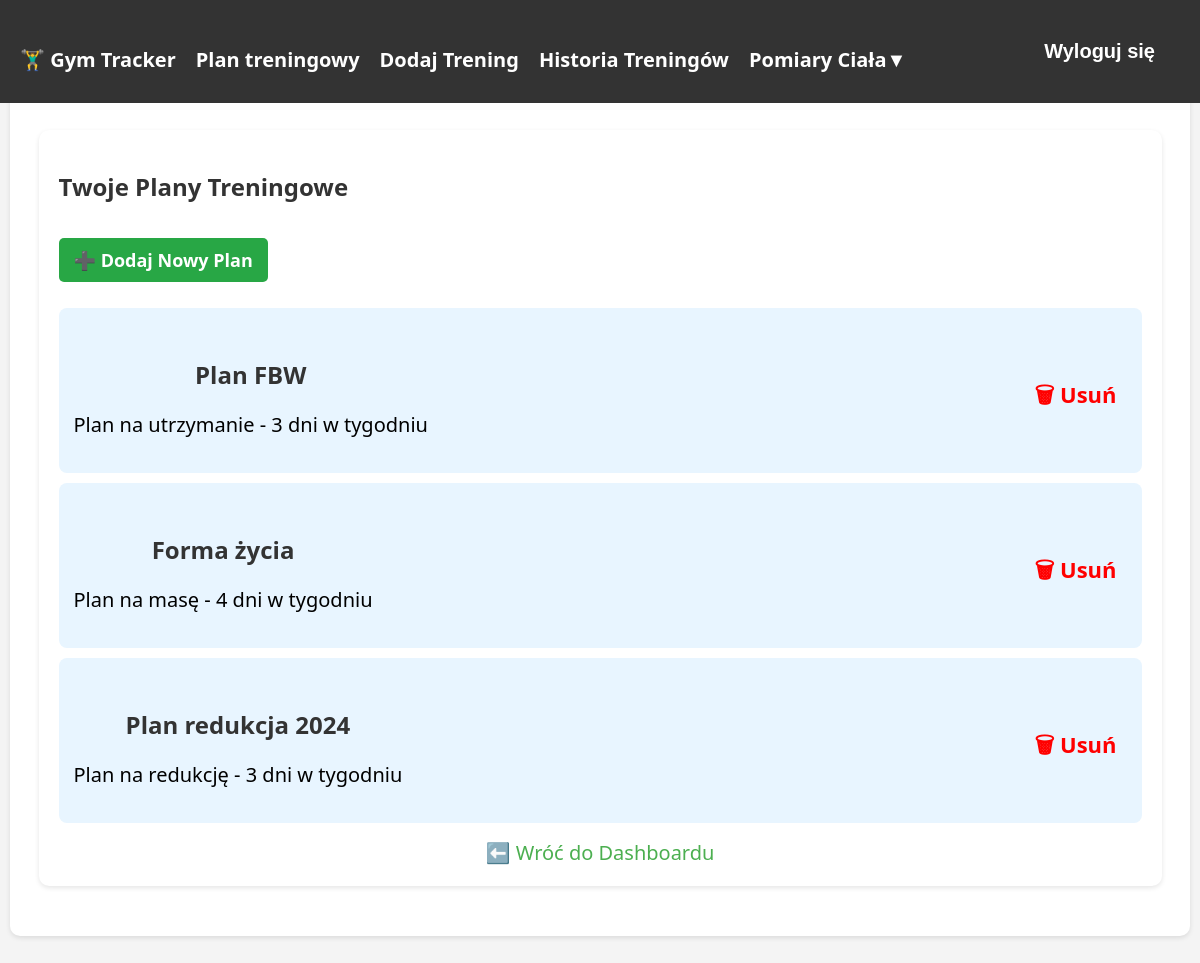
Page /plany_treningowe/ (signed in) on the earlier database version.
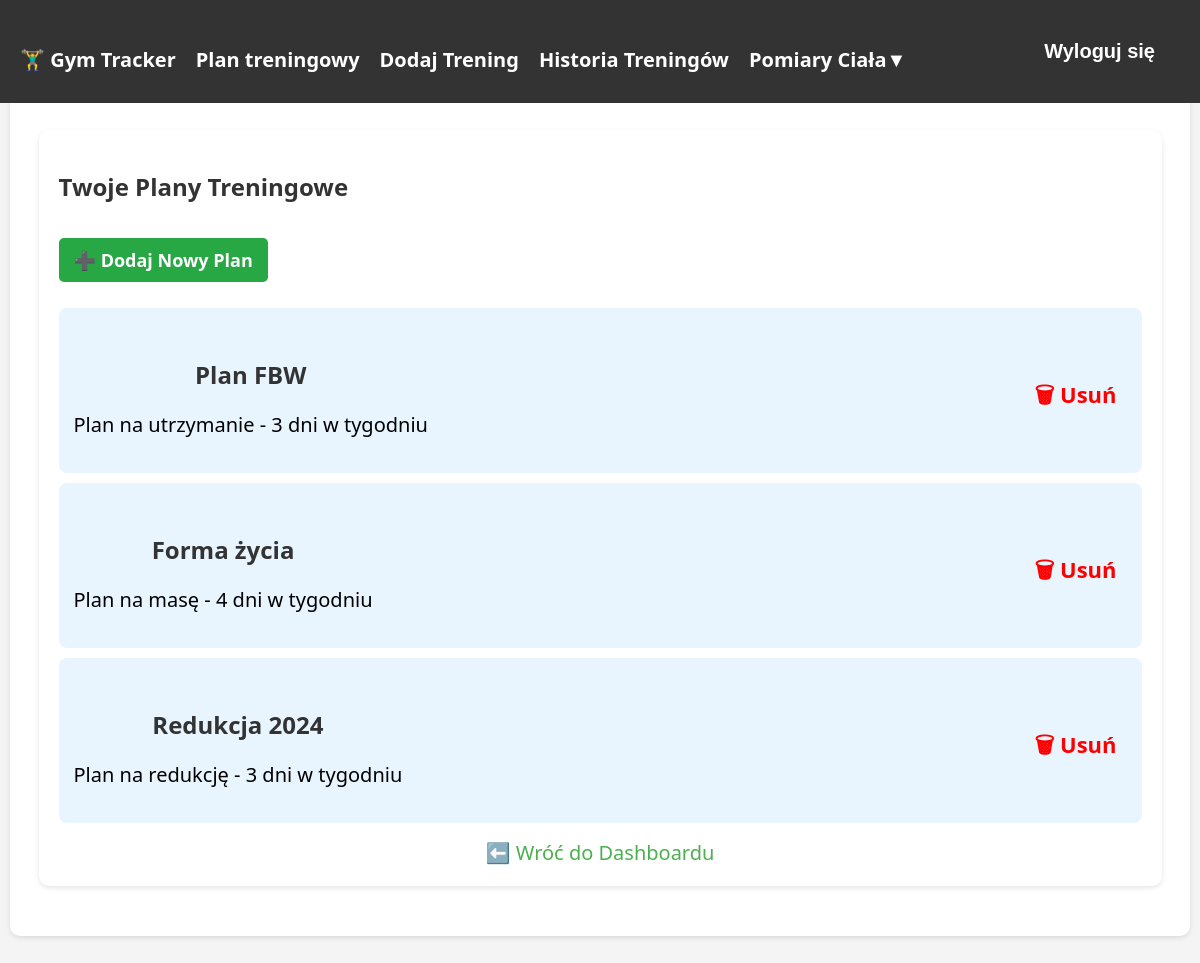
Same page on the later database version.
### tracker/models.py (models this page shows, shortened)
class TrainingPlan(models.Model):
    PLAN_TYPE_CHOICES = [
        ('masa', 'Plan na masę'),
        ('redukcja', 'Plan na redukcję'),
        ('utrzymanie', 'Plan na utrzymanie'),
    ]
    user = models.ForeignKey(User, on_delete=models.CASCADE)
    name = models.CharField(max_length=100)
    plan_type = models.CharField(max_length=20, choices=PLAN_TYPE_CHOICES)
    days_per_week = models.IntegerField(
        validators=[MinValueValidator(1), MaxValueValidator(7)],
        verbose_name='Dni treningowe w tygodniu'
    )

### tracker/views.py (the view)
# urls.py: path('plany_treningowe/', training_plans, name='training_plans'),
@login_required
def training_plans(request):
    plans = TrainingPlan.objects.filter(user=request.user)
    return render(request, 'tracker/training_plans.html', {'plans': plans})

### tracker/templates/tracker/training_plans.html
{% extends "tracker/base.html" %}
{% block content %}
<div class="container mt-4">
    <h2>Twoje Plany Treningowe</h2>
    <a href="{% url 'create_training_plan' %}" class="btn-add">➕ Dodaj Nowy Plan</a>
    {% if plans %}
        <ul class="plan-list">
            {% for plan in plans %}
                <li class="card shadow-sm plan-item">
                    <a href="{% url 'edit_training_plan' plan.id %}" class="plan-link">
                        <div class="plan-info">
                            <h2><strong>{{ plan.name }}</strong></h2>
                            <p style="font-size: 20px;"> {{ plan.get_plan_type_display }} - {{ plan.days_per_week }} dni w tygodniu</p>
                        </div>
                    </a>
                    <div class="plan-actions" style="font-size: 22px;">
                        <a href="{% url 'delete_training_plan' plan.id %}" class="delete-btn">🗑 Usuń</a>
                    </div>
                </li>
            {% endfor %}
        </ul>
    {% else %}
        <p>Nie masz jeszcze żadnych planów. Dodaj swój pierwszy!</p>
    {% endif %}
    <a href="{% url 'dashboard' %}" class="btn-back">⬅️ Wróć do Dashboardu</a>
</div>
{% endblock %}

Differences in the rows shown:
changed TrainingPlan "Plan na redukcję": name "Plan redukcja 2024" → "Redukcja 2024"
